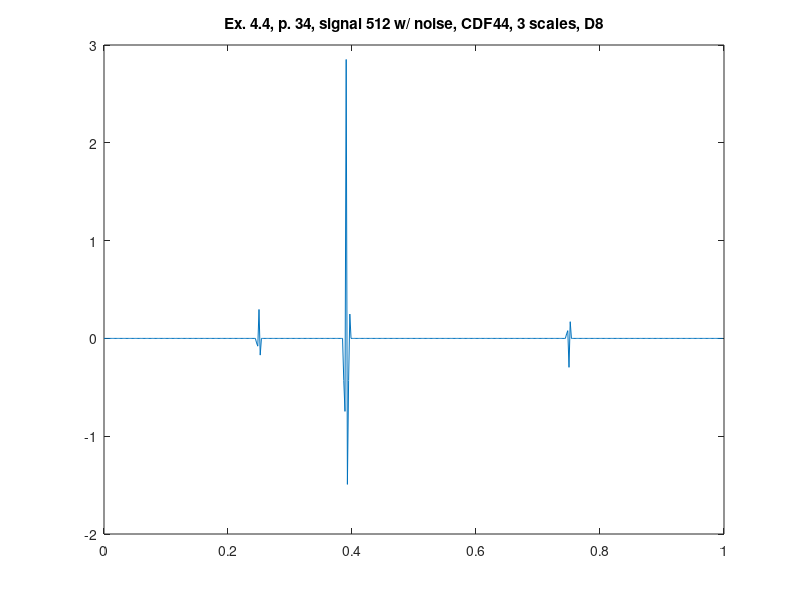

Write the MATLAB code that produced this figure.
%% ========================================================================
%% Programmatic octave notes on "Ripples in Mathematics" by A. Jensen
%% and A. la Cour-Harbo written with a deep gratitude to the authors for
%% this wonderful text. 
%% 
%% Reconstruction of graphs in ex 4.3, p.34, CDF44, 3 scales, D8.
%%
%% Author: Vladimir Kulyukin
%% 
%% NB: I have tested this code in Octave 4.
%% =========================================================================
t = (1.0/512)*[0:511];

%%y_ex_4_3_chirp_512_p33 = arrayfun(@(x) sin(x*x), t);

y_ex_4_4_512_with_noise_cdf44_d8_p34 = [
-3.695123066562547E-6
-2.704461290505114E-6
9.109092317095778E-6
-1.5494888916617585E-5
2.189136309977713E-5
-2.824798799829856E-5
3.4620895671300586E-5
-4.093303520265283E-5
4.726702347268244E-5
-5.351947113988676E-5
5.979928087446638E-5
-6.597697398340125E-5
7.218747657075515E-5
-7.827553251767929E-5
8.440176631320183E-5
-9.038551843803134E-5
9.641272480781992E-5
-1.0227775772761665E-4
1.081914166036841E-4
-1.1392360094038253E-4
1.1970946580045549E-4
-1.252949922199177E-4
1.3093912440877392E-4
-1.3636453688863483E-4
1.418533391974756E-4
-1.4710556744388015E-4
1.524258168672143E-4
-1.5749220780225654E-4
1.6263108739320438E-4
-1.6749943563734005E-4
1.7244456538482845E-4
-1.7710314266072274E-4
1.8184260931403026E-4
-1.8628019270103892E-4
1.9080257846998042E-4
-1.950084774409456E-4
1.993028875019416E-4
-2.0326696967790908E-4
2.0732305842103592E-4
-2.110357739808938E-4
2.148437699332266E-4
-2.1829617461987762E-4
2.2184690398546693E-4
-2.2503068065362022E-4
2.2831558941436192E-4
-2.3122306806728772E-4
2.3423424259047046E-4
-2.3685841885731916E-4
2.3958860495961246E-4
-2.4192315696992437E-4
2.443657773938945E-4
-2.4640508100739843E-4
2.4855425126649514E-4
-2.5029339362218233E-4
2.521439361770189E-4
-2.5357872752865686E-4
2.551261842601896E-4
-2.5625316806970064E-4
2.574938110191026E-4
-2.5831027228368647E-4
2.592411126332413E-4
-2.59745084426361E-4
2.60363879700398E-4
-2.6055414790974974E-4
2.608594073760764E-4
-2.6073551362894624E-4
2.607265018908714E-4
-2.602887446581264E-4
2.599654834256992E-4
-2.592149173028224E-4
2.585781853406343E-4
-2.575166185071188E-4
2.5656794975813696E-4
-2.551979396215981E-4
2.5393961951213225E-4
-2.522644665469313E-4
2.5069952648027865E-4
-2.487232662765939E-4
2.4685547633037264E-4
-2.445828698721871E-4
2.4241672971605827E-4
-2.3985325191135942E-4
2.3739397996666724E-4
-2.3454580645798363E-4
2.3179932732617399E-4
-2.2867331961302662E-4
2.2564624980299237E-4
-2.2224993871174537E-4
2.1894957069977996E-4
-2.152911382413007E-4
2.1172542290294892E-4
-2.078136825615498E-4
2.0399121001753542E-4
-1.9983558551820102E-4
1.9576556443946E-4
-1.9137606704576276E-4
1.870683024698254E-4
-1.8245550686536233E-4
1.7792037657429714E-4
-1.7309539538764535E-4
1.683438249074096E-4
-1.6331828194100963E-4
1.5836171822132376E-4
-1.531477204482329E-4
1.4799810428500228E-4
-1.426082126827002E-4
1.3727794995256162E-4
-1.317251492419105E-4
1.2622708101453544E-4
-1.2052474837874962E-4
1.1487211998189743E-4
-1.0903399283999334E-4
1.0324042195095395E-4
-9.728056486242852E-5
9.136000870078036E-5
-8.529277948324162E-5
7.925950118707823E-5
-7.309951632737816E-5
6.696805059290695E-5
-6.073015003409414E-5
5.4515268099375846E-5
-4.821447949001644E-5
4.193115354952487E-5
-3.558265604158277E-5
2.9246023178376123E-5
-2.2865110858202984E-5
-0.04573668503647929
-0.07925691700856514
0.2957568705961216
-0.1707504710117645
-9.10909231699165E-6
1.549488891659687E-5
-2.189136309987305E-5
2.824798799838712E-5
-3.4620895671343175E-5
4.093303520279354E-5
-4.726702347299672E-5
5.35194711400931E-5
-5.979928087451447E-5
6.597697398347878E-5
-7.218747657086215E-5
7.82755325178157E-5
-8.440176631339284E-5
9.03855184381831E-5
-9.641272480795398E-5
1.0227775772765258E-4
-1.0819141660353927E-4
1.1392360094036527E-4
-1.1970946580062685E-4
1.252949922200498E-4
-1.3093912440887041E-4
1.3636453688868223E-4
-1.418533391974416E-4
1.4710556744388544E-4
-1.5242581686728394E-4
1.5749220780229676E-4
-1.6263108739317204E-4
1.6749943563739602E-4
-1.7244456538501585E-4
1.771031426608807E-4
-1.8184260931415698E-4
1.862801927011411E-4
-1.908025784700401E-4
1.9500847744102984E-4
-1.9930288750202884E-4
2.032669696780797E-4
-2.0732305842137614E-4
2.1103577398108196E-4
-2.148437699332025E-4
2.1829617461986575E-4
-2.2184690398545476E-4
2.2503068065365467E-4
-2.2831558941447712E-4
2.3122306806735632E-4
-2.3423424259049063E-4
2.3685841885729764E-4
-2.3958860495950523E-4
2.4192315696989559E-4
-2.4436577739397387E-4
2.4640508100747536E-4
-2.485542512665557E-4
2.502933936222785E-4
-2.521439361771828E-4
2.535787275287683E-4
-2.551261842602452E-4
2.562531680697132E-4
-2.574938110190262E-4
2.5831027228369314E-4
-2.5924111263337415E-4
2.5974508442645923E-4
-2.603638797004452E-4
2.6055414790980693E-4
-2.608594073761492E-4
2.607355136290137E-4
-2.6072650189094235E-4
2.602887446581675E-4
-2.599654834257092E-4
2.592149173028059E-4
-0.43119122566538504
-0.7461397234570984
2.8520013672119453
-1.4925392822115893
-0.4311865870995566
0.2490513444917488
-2.5069952648032413E-4
2.487232662766491E-4
-2.468554763304629E-4
2.4458286987221844E-4
-2.42416729715993E-4
2.3985325191133836E-4
-2.3739397996670291E-4
2.345458064580291E-4
-2.3179932732622568E-4
2.2867331961309793E-4
-2.256462498030959E-4
2.2224993871183417E-4
-2.1894957069980376E-4
2.1529113824144715E-4
-2.1172542290332223E-4
2.0781368256176112E-4
-2.039912100175023E-4
1.9983558551823168E-4
-1.957655644395849E-4
1.9137606704586806E-4
-1.8706830246992184E-4
1.8245550686540974E-4
-1.7792037657425594E-4
1.7309539538766305E-4
-1.6834382490755085E-4
1.633182819410331E-4
-1.5836171822113966E-4
1.5314772044817642E-4
-1.4799810428512363E-4
1.426082126828117E-4
-1.3727794995266335E-4
1.3172514924200243E-4
-1.2622708101459238E-4
1.2052474837886546E-4
-1.1487211998205418E-4
1.0903399284025803E-4
-1.0324042195146306E-4
9.728056486267269E-5
-9.13600087006231E-5
8.52927794831923E-5
-7.925950118718174E-5
7.309951632746696E-5
-6.696805059300258E-5
6.073015003411617E-5
-5.451526809920126E-5
4.8214479490104356E-5
-4.1931153550051284E-5
3.558265604189084E-5
-2.924602317834777E-5
2.28651108582789E-5
-1.6490436575764218E-5
1.0092481620157742E-5
-3.6951230669450186E-6
-2.7044612903029575E-6
9.109092317159692E-6
-1.5494888916627526E-5
2.1891363099687305E-5
-2.824798799827988E-5
3.4620895671400644E-5
-4.093303520269401E-5
4.726702347265396E-5
-5.351947113982885E-5
5.979928087435747E-5
-6.597697398332176E-5
7.218747657071231E-5
-7.827553251764626E-5
8.440176631313191E-5
-9.038551843809882E-5
9.641272480813254E-5
-1.0227775772777226E-4
1.081914166036468E-4
-1.1392360094028633E-4
1.197094658002537E-4
-1.252949922197846E-4
1.3093912440874904E-4
-1.363645368885707E-4
1.4185333919738657E-4
-1.4710556744371265E-4
1.524258168669108E-4
-1.5749220780203157E-4
1.6263108739307224E-4
-1.6749943563724716E-4
1.72444565384782E-4
-1.7710314266069593E-4
1.81842609314059E-4
-1.8628019270098916E-4
1.9080257846982343E-4
-1.9500847744078858E-4
1.993028875017343E-4
-2.0326696967783915E-4
2.0732305842120397E-4
-2.1103577398092445E-4
2.1484376993305523E-4
-2.1829617461974546E-4
2.2184690398538843E-4
-2.2503068065354173E-4
2.2831558941431216E-4
-2.3122306806715946E-4
2.342342425902421E-4
-2.368584188570712E-4
2.3958860495931615E-4
-2.4192315696968693E-4
2.443657773937446E-4
-2.4640508100722897E-4
2.4855425126625575E-4
-2.502933936220608E-4
2.5214393617709405E-4
-2.5357872752863387E-4
2.551261842600398E-4
-2.562531680695311E-4
2.5749381101886326E-4
-2.583102722835648E-4
2.5924111263330205E-4
-2.5974508442636296E-4
2.603638797003195E-4
-2.6055414790967125E-4
2.6085940737599075E-4
-2.607355136288802E-4
2.607265018908393E-4
-2.6028874465807474E-4
2.599654834256063E-4
-2.592149173027688E-4
2.5857818534061994E-4
-2.575166185071437E-4
2.5656794975821546E-4
-2.551979396216766E-4
2.539396195123113E-4
-2.5226446654683554E-4
2.506995264797717E-4
-2.4872326627618503E-4
2.4685547633011227E-4
-2.4458286987188744E-4
2.4241672971567625E-4
-2.3985325191105592E-4
2.373939799665069E-4
-2.3454580645772518E-4
2.31799327325724E-4
-2.2867331961273362E-4
2.2564624980287796E-4
-2.2224993871172905E-4
2.1894957069991205E-4
-2.1529113824139356E-4
2.1172542290296664E-4
-2.0781368256162636E-4
2.0399121001768526E-4
-1.998355855183705E-4
1.9576556443966345E-4
-1.9137606704594659E-4
1.8706830247011886E-4
-1.8245550686528297E-4
1.779203765736796E-4
-1.7309539538710634E-4
1.6834382490699219E-4
-1.6331828194055296E-4
1.5836171822079912E-4
-1.5314772044774754E-4
1.4799810428449148E-4
-1.4260821268240526E-4
1.3727794995251134E-4
-1.317251492419976E-4
1.2622708101478147E-4
-1.2052474837907417E-4
1.1487211998235434E-4
-1.0903399284038158E-4
1.032404219512663E-4
-9.728056486269181E-5
9.136000870094431E-5
-8.529277948349387E-5
7.925950118762892E-5
-7.309951632744311E-5
6.696805059231374E-5
-6.0730150033486214E-5
5.451526809872356E-5
-4.8214479489430395E-5
4.1931153549044575E-5
-3.558265604106077E-5
2.924602317774462E-5
-2.2865110857714998E-5
0.04576966590962996
0.07923673204532533
-0.29574948034998777
0.1707558799343449
-9.109092316655985E-6
1.5494888916172886E-5
-2.189136309932393E-5
2.824798799785027E-5
-3.4620895670855406E-5
4.093303520221746E-5
-4.726702347225868E-5
5.3519471139467914E-5
-5.979928087386386E-5
6.597697398331882E-5
-7.218747657141192E-5
7.827553251825755E-5
-8.440176631368004E-5
9.038551843848993E-5
-9.641272480826607E-5
1.0227775772802355E-4
-1.0819141660403379E-4
1.1392360094074202E-4
-1.1970946580091818E-4
1.2529499222013504E-4
-1.3093912440869212E-4
1.3636453688845485E-4
-1.4185333919717596E-4
1.4710556744354126E-4
-1.524258168668074E-4
1.574922078018889E-4
-1.6263108739289752E-4
1.6749943563701357E-4
-1.724445653843243E-4
1.7710314266063075E-4
-1.8184260931453718E-4
1.8628019270144772E-4
-1.9080257847024082E-4
1.9500847744124524E-4
-1.9930288750230206E-4
2.0326696967824993E-4
-2.073230584213715E-4
2.1103577398117048E-4
-2.148437699334875E-4
2.1829617461996187E-4
-2.2184690398530994E-4
2.250306806534632E-4
-2.283155894142193E-4
2.3122306806710584E-4
-2.3423424259023492E-4
2.3685841885708365E-4
-2.3958860495934824E-4
2.419231569697386E-4
-2.4436577739382317E-4
2.4640508100730747E-4
-2.485542512663271E-4
2.502933936221517E-4
-2.5214393617718306E-4
2.535787275288014E-4
-2.5512618426032173E-4
2.5625316806979345E-4
-2.574938110191275E-4
2.583102722837506E-4
-2.5924111263337334E-4
2.5974508442645387E-4
-2.6036387970044443E-4
2.605541479097766E-4
-2.608594073760764E-4
2.6073551362894624E-4
-2.607265018908714E-4
2.602887446581264E-4
-2.599654834256848E-4
2.592149173028473E-4
-2.585781853407128E-4
2.575166185071973E-4
-2.565679497582011E-4
2.551979396217015E-4
-2.539396195123395E-4
2.5226446654700116E-4
-2.506995264801825E-4
2.487232662764388E-4
-2.4685547633012273E-4
2.4458286987197645E-4
-2.4241672971592282E-4
2.398532519111651E-4
-2.3739397996639966E-4
2.3454580645769648E-4
-2.317993273257953E-4
2.2867331961282458E-4
-2.2564624980299573E-4
2.222499387118468E-4
-2.1894957070001545E-4
2.1529113824153622E-4
-2.1172542290319164E-4
2.0781368256177283E-4
-2.0399121001770295E-4
1.9983558551844708E-4
-1.957655644398348E-4
1.913760670460787E-4
-1.8706830247019739E-4
1.8245550686536146E-4
-1.7792037657373655E-4
1.7309539538722219E-4
-1.6834382490720282E-4
1.6331828194072435E-4
-1.5836171822091686E-4
1.5314772044786528E-4
-1.4799810428460207E-4
1.4260821268253547E-4
-1.3727794995268633E-4
1.317251492421235E-4
-1.2622708101483316E-4
1.2052474837914548E-4
-1.1487211998244888E-4
1.0903399284048592E-4
-1.0324042195139481E-4
9.728056486279089E-5
-9.13600087010032E-5
8.529277948355276E-5
-7.925950118769858E-5
7.309951632748332E-5
-6.696805059230836E-5
6.073015003349554E-5
-5.4515268098735936E-5
4.821447948948939E-5
-4.193115354916365E-5
3.5582656041189654E-5
-2.9246023177920135E-5
2.2865110857799742E-5
-1.649043657517203E-5
1.0092481619682088E-5
];

figure;
plot(t, y_ex_4_4_512_with_noise_cdf44_d8_p34);
xlim([0 1]);
title('Ex. 4.4, p. 34, signal 512 w/ noise, CDF44, 3 scales, D8');
